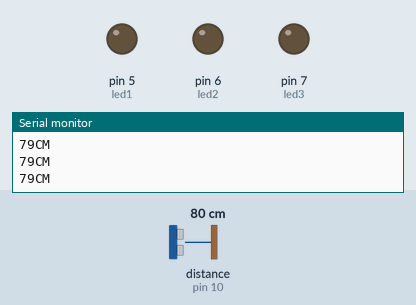
The sketch below on a simulated Arduino Uno, built with avr-gcc and run on an emulated ATmega328P. On the bench: output pins drawn as LEDs (lit = HIGH), the last lines printed to the serial monitor. Wiring (inferred from the names in the program): ultrasonic range finder: trigger pin 9; echo pin 10. The inputs (shaded band) are chosen by the test bench; at power-on: distance to the obstacle (sensor on pin 10) 80 cm. The echo pulse lasts 58.3 µs per cm; pins used as bus, display or sensor lines are not drawn.

Above: at 1.2 s.
1.3 s: distance to the obstacle (sensor on pin 10) set to 25 cm
4.3 s: distance to the obstacle (sensor on pin 10) set to 20 cm
At 5.1 s:
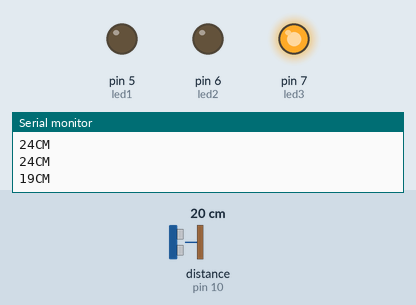
7.3 s: distance to the obstacle (sensor on pin 10) set to 14 cm
At 7.9 s:
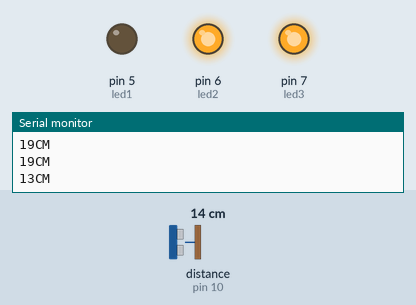
10.3 s: distance to the obstacle (sensor on pin 10) set to 2 cm
At 11.2 s:
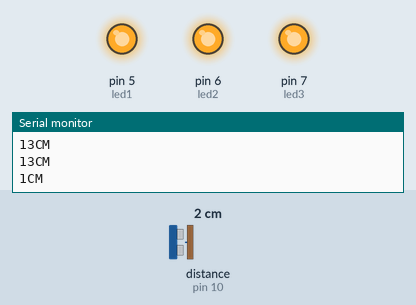
13.3 s: distance to the obstacle (sensor on pin 10) set to 18 cm
At 16.1 s:
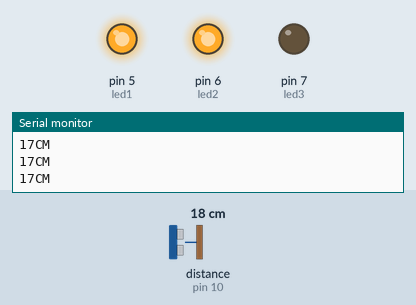
16.3 s: distance to the obstacle (sensor on pin 10) set to 35 cm
At 16.9 s:
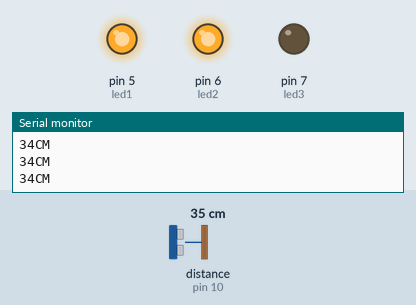
Timing chart, 0 to 18.8 s (numbered marks = the images above; inputs shaded):
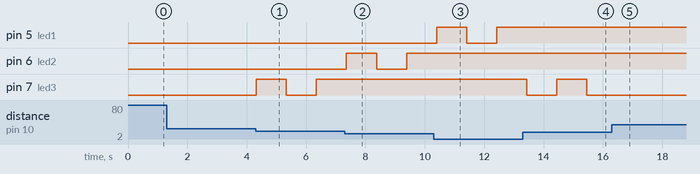

Measured:
- the behaviour switches between 22 and 21 cm on distance to the obstacle (sensor on pin 10) (found by bisection; images 0 and 1)
- the behaviour switches between 17 and 16 cm on distance to the obstacle (sensor on pin 10) (found by bisection; images 1 and 2)
- after the input at 4.3 s, pin 7 (led3): LOW → HIGH at once, → LOW 1.0 s later, → HIGH 1.0 s later
- after the input at 7.3 s, pin 6 (led2): LOW → HIGH after 0.06 s, → LOW 1.0 s later, → HIGH 1.0 s later; pin 7 (led3): stays HIGH (without the input it goes to LOW after 0.06 s)
- after the input at 10.3 s, pin 5 (led1): LOW → HIGH after 0.10 s, → LOW 1.0 s later, → HIGH 1.0 s later; pin 6 (led2): stays HIGH (without the input it goes to LOW after 0.10 s)
- after the input at 13.3 s, pin 5 (led1): stays HIGH (without the input it goes to LOW after 0.13 s); pin 7 (led3): HIGH → LOW after 0.13 s, → HIGH 1.0 s later, → LOW 1.0 s later
- after the input at 16.3 s, pin 7 (led3): stays LOW (without the input it goes to HIGH after 0.17 s)

The sketch:

Touchless_Switch_ultrasonic.ino
```cpp
int trigPin = 9;
int echoPin = 10;

int led1 = 5;
int led2 = 6;
int led3 = 7;

bool isLedOn1 = false;
bool isLedOn2 = false;
bool isLedOn3 = false;

void setup() {
  Serial.begin(9600);

// DEFINING THE PINs FOR ULTRA-SONIC SENSOR
  pinMode(trigPin, OUTPUT);
  pinMode(echoPin, INPUT);

// DEFINING THE LED PINs
  pinMode(led1, OUTPUT);
  pinMode(led2, OUTPUT);
  pinMode(led3, OUTPUT);
}

void loop() {

//  LOGIC FOR CALCULATING THE DISTANCE IN CM USING ULTRA-SONIC SENSOR.
  long duration, distance;
  digitalWrite(trigPin, HIGH);
  delayMicroseconds(1000);
  digitalWrite(trigPin, LOW);
  duration = pulseIn(echoPin, HIGH);
  distance = (duration / 2) / 29.1;
  Serial.print(distance);
  Serial.println("CM");
  delay(10);

  if ((distance <= 10)) // If distance is <= 10cm turn LED1 ON/OFF
  {
    toggleLed1();
    delay(1000);
  }
  else if (distance > 10 && distance <= 15) // If distance > 10cm AND <= 15cm turn LED2 ON/OFF
  {
    toggleLed2();
    delay(1000);
  }
  else if (distance > 15 && distance <= 20) // If distance > 15cm AND <= 20cm turn LED2 ON/OFF
  {
    toggleLed3();
    delay(1000);
  }
}

void toggleLed1() {
  if (isLedOn1) {
    isLedOn1 = false;
    digitalWrite(led1, LOW);
  }
  else {
    isLedOn1 = true;
    digitalWrite(led1, HIGH);
  }
}

void toggleLed2() {
  if (isLedOn2) {
    isLedOn2 = false;
    digitalWrite(led2, LOW);
  }
  else {
    isLedOn2 = true;
    digitalWrite(led2, HIGH);
  }
}

void toggleLed3() {
  if (isLedOn3) {
    isLedOn3 = false;
    digitalWrite(led3, LOW);
  }
  else {
    isLedOn3 = true;
    digitalWrite(led3, HIGH);
  };
}
```
